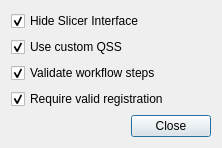
<?xml version="1.0" encoding="UTF-8"?>
<ui version="4.0">
 <class>Dialog</class>
 <widget class="QDialog" name="Dialog">
  <property name="geometry">
   <rect>
    <x>0</x>
    <y>0</y>
    <width>222</width>
    <height>113</height>
   </rect>
  </property>
  <property name="windowTitle">
   <string>Dialog</string>
  </property>
  <layout class="QGridLayout" name="gridLayout">
   <item row="1" column="0">
    <widget class="QCheckBox" name="CustomStyleCheckBox">
     <property name="text">
      <string>Use custom QSS</string>
     </property>
     <property name="checked">
      <bool>true</bool>
     </property>
    </widget>
   </item>
   <item row="2" column="0">
    <widget class="QCheckBox" name="ValidateCheckBox">
     <property name="text">
      <string>Validate workflow steps</string>
     </property>
     <property name="checked">
      <bool>true</bool>
     </property>
    </widget>
   </item>
   <item row="0" column="0">
    <widget class="QCheckBox" name="CustomUICheckBox">
     <property name="text">
      <string>Hide Slicer Interface</string>
     </property>
     <property name="checked">
      <bool>true</bool>
     </property>
    </widget>
   </item>
   <item row="4" column="0">
    <widget class="QDialogButtonBox" name="buttonBox">
     <property name="orientation">
      <enum>Qt::Horizontal</enum>
     </property>
     <property name="standardButtons">
      <set>QDialogButtonBox::Close</set>
     </property>
    </widget>
   </item>
   <item row="3" column="0">
    <widget class="QCheckBox" name="RegistrationCheckBox">
     <property name="text">
      <string>Require valid registration</string>
     </property>
     <property name="checked">
      <bool>true</bool>
     </property>
    </widget>
   </item>
  </layout>
 </widget>
 <resources/>
 <connections>
  <connection>
   <sender>buttonBox</sender>
   <signal>accepted()</signal>
   <receiver>Dialog</receiver>
   <slot>accept()</slot>
   <hints>
    <hint type="sourcelabel">
     <x>248</x>
     <y>254</y>
    </hint>
    <hint type="destinationlabel">
     <x>157</x>
     <y>274</y>
    </hint>
   </hints>
  </connection>
  <connection>
   <sender>buttonBox</sender>
   <signal>rejected()</signal>
   <receiver>Dialog</receiver>
   <slot>reject()</slot>
   <hints>
    <hint type="sourcelabel">
     <x>316</x>
     <y>260</y>
    </hint>
    <hint type="destinationlabel">
     <x>286</x>
     <y>274</y>
    </hint>
   </hints>
  </connection>
 </connections>
</ui>
